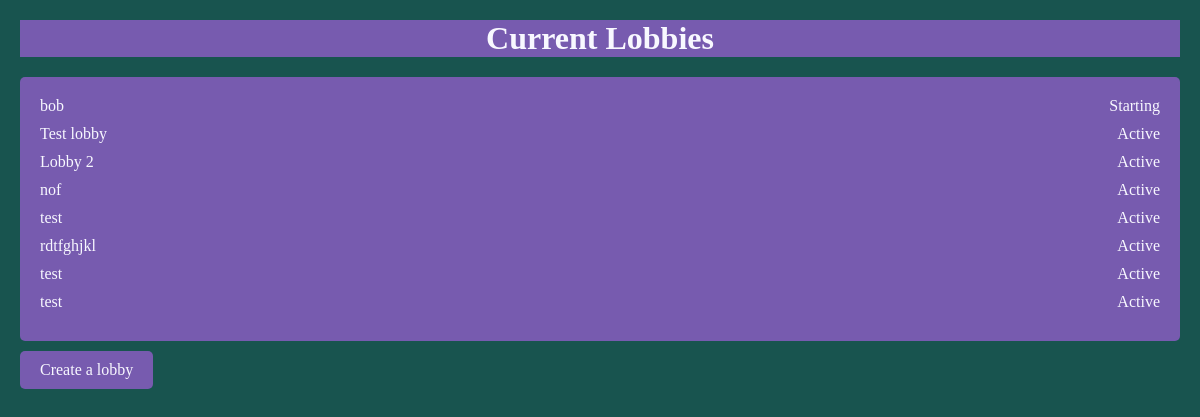
/lobby/, run on an earlier commit of the app's database.
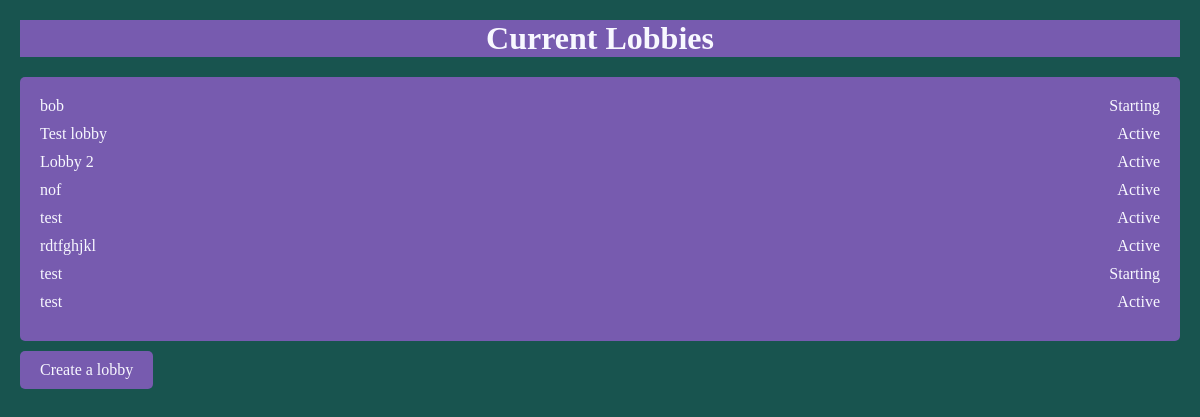
And on a later commit of the database.
### lobby/models.py (models this page shows)
class Lobby(models.Model):
    lobbyId = models.AutoField(primary_key=True)
    lobby_name = models.CharField(max_length=255)
    game_admin = models.ForeignKey(User, on_delete=models.CASCADE, null=True)
    game_status = models.IntegerField(choices=GAME_STATUS)
    game_cycle = models.IntegerField(choices=GAME_CYCLE, default=0)
    max_players = models.IntegerField(validators=[MaxValueValidator(16)])

### lobby/views.py (the view)
# urls.py: path('lobby/', MainLobbyView.as_view(), name='mainlobby'),
class MainLobbyView(View):
    def get(self, request):
        lobbies = Lobby.objects.all()
        return render(request, 'lobby/main.html', {'lobbies': lobbies})

### templates/lobby/main.html (shortened to what this page needs)
<!DOCTYPE html>
<html lang="en">
<head>
</head>
<body>
<h1>Current Lobbies</h1>
<ol>
    {% for l in lobbies %}
        <li>
            <a href="/lobby/{{ l.lobbyId }}/">{{ l.lobby_name }}</a>
            <span class="status"> {{ l.get_game_status_display }}</span>
        </li>
    {% endfor %}
</ol>
<a class="fonts" href="/lobby/CreateLobby/">Create a lobby</a>
</body>
</html>

What changed in the data, as far as the page shows it:
changed Lobby (number 7 of 8 on the later page): game_status "Active" → "Starting"
